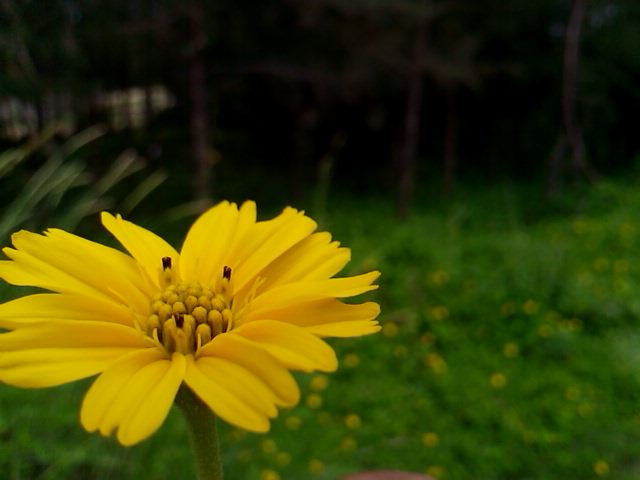
#> input picture adaptive_modules/mertens/ExposureFusion/image_set/jpeg/flower.jpeg, 640 x 480 px
$ python adaptive_fusion_final.py --under ../adaptive_modules/mertens/ExposureFusion/image_set/jpeg/flower.jpeg --normal ../adaptive_modules/mertens/ExposureFusion/image_set/jpeg/flower.jpeg --over ../adaptive_modules/mertens/ExposureFusion/image_set/jpeg/flower.jpeg --output out.png
#> lines starting #> are read from the running program, lines starting #| are printed output that depends on the picture
#!/usr/bin/env python3
"""
Adaptive Production HDR Exposure Fusion

Designed for:
    Underexposed + Normal + Overexposed bracket images

Main goals:
    - NORMAL exposure remains the brightness and color anchor
    - Underexposed image recovers highlights and windows
    - Overexposed image recovers shadow detail
    - No aggressive tone mapping
    - Preserve white balance
    - Preserve natural real-estate brightness
    - Avoid halos, gray appearance, and over-processing

Usage:
    python production/adaptive_fusion_final.py \
        --under input/under.jpg \
        --normal input/normal.jpg \
        --over input/over.jpg \
        --output output/final.jpg
"""

import os
import cv2
import argparse
import numpy as np


# ============================================================
# CONFIGURATION
# ============================================================

EPS = 1e-6

# The normal exposure is intentionally dominant.
BASE_NORMAL_WEIGHT = 0.72

# Maximum influence allowed from auxiliary exposures.
MAX_UNDER_WEIGHT = 0.55
MAX_OVER_WEIGHT = 0.45

# Blur sizes for smooth masks.
MASK_BLUR_SIGMA = 15
DETAIL_SIGMA = 2.0

# Highlight / shadow thresholds.
HIGHLIGHT_START = 0.68
SHADOW_START = 0.34

# Normal exposure brightness protection.
NORMAL_BRIGHTNESS_PROTECTION = 0.85

# Small local contrast enhancement.
LOCAL_CONTRAST_AMOUNT = 0.08


# ============================================================
# IMAGE LOADING
# ============================================================

def load_image(path):
    img = cv2.imread(path, cv2.IMREAD_COLOR)

    if img is None:
        raise FileNotFoundError(
            f"Could not load image:\n{path}"
        )

    img = cv2.cvtColor(img, cv2.COLOR_BGR2RGB)
    img = img.astype(np.float32) / 255.0

    return img


def save_image(path, img):
    os.makedirs(
        os.path.dirname(path) if os.path.dirname(path) else ".",
        exist_ok=True
    )

    img = np.clip(img, 0.0, 1.0)

    img8 = (img * 255.0 + 0.5).astype(np.uint8)
    img8 = cv2.cvtColor(img8, cv2.COLOR_RGB2BGR)

    cv2.imwrite(path, img8)


# ============================================================
# ALIGNMENT
# ============================================================

def align_to_reference(reference, image):
    """
    Align exposure image to the normal exposure using ECC.

    Falls back to original image if alignment fails.
    """

    ref_gray = cv2.cvtColor(
        (reference * 255).astype(np.uint8),
        cv2.COLOR_RGB2GRAY
    )

    img_gray = cv2.cvtColor(
        (image * 255).astype(np.uint8),
        cv2.COLOR_RGB2GRAY
    )

    ref_gray = ref_gray.astype(np.float32) / 255.0
    img_gray = img_gray.astype(np.float32) / 255.0

    warp_matrix = np.eye(3, 3, dtype=np.float32)

    try:
        criteria = (
            cv2.TERM_CRITERIA_EPS |
            cv2.TERM_CRITERIA_COUNT,
            100,
            1e-6
        )

        cv2.findTransformECC(
            ref_gray,
            img_gray,
            warp_matrix,
            cv2.MOTION_HOMOGRAPHY,
            criteria,
            None,
            5
        )

        h, w = reference.shape[:2]

        aligned = cv2.warpPerspective(
            image,
            warp_matrix,
            (w, h),
            flags=cv2.INTER_LINEAR +
                  cv2.WARP_INVERSE_MAP,
            borderMode=cv2.BORDER_REPLICATE
        )

        return aligned

    except cv2.error:
        print("Warning: alignment failed. Using original exposure.")
        return image


# ============================================================
# LUMINANCE
# ============================================================

def luminance(img):
    return (
        0.2126 * img[:, :, 0] +
        0.7152 * img[:, :, 1] +
        0.0722 * img[:, :, 2]
    )


# ============================================================
# SMOOTH MASK
# ============================================================

def smooth_mask(mask, sigma=15):
    mask = cv2.GaussianBlur(
        mask,
        (0, 0),
        sigmaX=sigma,
        sigmaY=sigma
    )

    return np.clip(mask, 0.0, 1.0)


# ============================================================
# EDGE AWARE MASK
# ============================================================

def edge_aware_smooth(mask, guide):

    guide8 = (
        np.clip(guide, 0, 1) * 255
    ).astype(np.uint8)

    mask8 = (
        np.clip(mask, 0, 1) * 255
    ).astype(np.uint8)

    try:
        filtered = cv2.bilateralFilter(
            mask8,
            d=9,
            sigmaColor=50,
            sigmaSpace=50
        )

        filtered = filtered.astype(np.float32) / 255.0

    except cv2.error:
        filtered = mask

    filtered = smooth_mask(
        filtered,
        MASK_BLUR_SIGMA
    )

    return np.clip(filtered, 0.0, 1.0)


# ============================================================
# HIGHLIGHT MASK
# ============================================================

def create_highlight_mask(normal_lum, under_lum):
    """
    Detect regions where normal exposure is too bright.

    The underexposed image contributes mainly here.
    """

    mask = (
        normal_lum - HIGHLIGHT_START
    ) / (
        1.0 - HIGHLIGHT_START + EPS
    )

    mask = np.clip(mask, 0.0, 1.0)

    # Stronger preference if underexposure contains useful detail.
    detail_gain = np.clip(
        (normal_lum - under_lum) * 3.0,
        0.0,
        1.0
    )

    mask = mask * (
        0.45 + 0.55 * detail_gain
    )

    return mask


# ============================================================
# SHADOW MASK
# ============================================================

def create_shadow_mask(normal_lum, over_lum):
    """
    Detect dark areas where the overexposed image
    contains useful shadow information.
    """

    mask = (
        SHADOW_START - normal_lum
    ) / (
        SHADOW_START + EPS
    )

    mask = np.clip(mask, 0.0, 1.0)

    # Only recover shadows where overexposure actually reveals detail.
    recovery = np.clip(
        (over_lum - normal_lum) * 3.0,
        0.0,
        1.0
    )

    mask = mask * (
        0.40 + 0.60 * recovery
    )

    return mask


# ============================================================
# NORMAL EXPOSURE PROTECTION
# ============================================================

def create_normal_protection(normal_lum):
    """
    Strongly protects the normal exposure
    in midtones and normal brightness regions.
    """

    distance = np.abs(
        normal_lum - 0.5
    )

    protection = 1.0 - distance * 1.5

    protection = np.clip(
        protection,
        0.35,
        1.0
    )

    return protection


# ============================================================
# MULTISCALE DETAIL EXTRACTION
# ============================================================

def detail_layer(img, sigma=2.0):

    low = cv2.GaussianBlur(
        img,
        (0, 0),
        sigmaX=sigma,
        sigmaY=sigma
    )

    detail = img - low

    return detail


# ============================================================
# ADAPTIVE EXPOSURE FUSION
# ============================================================

def adaptive_fusion(under, normal, over):

    print("\nCreating luminance maps...")

    lum_under = luminance(under)
    lum_normal = luminance(normal)
    lum_over = luminance(over)

    print("Creating highlight recovery mask...")

    highlight_mask = create_highlight_mask(
        lum_normal,
        lum_under
    )

    highlight_mask = edge_aware_smooth(
        highlight_mask,
        normal
    )

    print("Creating shadow recovery mask...")

    shadow_mask = create_shadow_mask(
        lum_normal,
        lum_over
    )

    shadow_mask = edge_aware_smooth(
        shadow_mask,
        normal
    )

    print("Creating normal exposure protection...")

    normal_protection = create_normal_protection(
        lum_normal
    )

    # --------------------------------------------------------
    # Adaptive weights
    # --------------------------------------------------------

    under_weight = (
        highlight_mask *
        MAX_UNDER_WEIGHT
    )

    over_weight = (
        shadow_mask *
        MAX_OVER_WEIGHT
    )

    # Strong normal anchor.
    normal_weight = (
        BASE_NORMAL_WEIGHT +
        normal_protection *
        NORMAL_BRIGHTNESS_PROTECTION
    )

    # Prevent auxiliary exposures from dominating.
    under_weight = np.minimum(
        under_weight,
        0.55
    )

    over_weight = np.minimum(
        over_weight,
        0.45
    )

    # Expand dimensions.
    uw = under_weight[:, :, None]
    nw = normal_weight[:, :, None]
    ow = over_weight[:, :, None]

    total = uw + nw + ow + EPS

    uw = uw / total
    nw = nw / total
    ow = ow / total

    print("Performing brightness-preserving fusion...")

    fused = (
        under * uw +
        normal * nw +
        over * ow
    )

    # --------------------------------------------------------
    # Preserve NORMAL exposure brightness
    # --------------------------------------------------------

    fused_lum = luminance(fused)

    # Only allow brightness correction in extreme regions.
    extreme_high = np.clip(
        (lum_normal - 0.72) / 0.28,
        0.0,
        1.0
    )

    extreme_shadow = np.clip(
        (0.25 - lum_normal) / 0.25,
        0.0,
        1.0
    )

    extreme_mask = np.maximum(
        extreme_high,
        extreme_shadow
    )

    # Midtones stay extremely close to normal image.
    preserve_strength = (
        1.0 - extreme_mask
    ) * 0.92

    preserve_strength = preserve_strength[:, :, None]

    fused = (
        fused * (1.0 - preserve_strength) +
        normal * preserve_strength
    )

    return np.clip(fused, 0.0, 1.0), highlight_mask, shadow_mask


# ============================================================
# LOCAL DETAIL RESTORATION
# ============================================================

def restore_detail(fused, normal):

    print("Restoring normal exposure detail...")

    normal_detail = detail_layer(
        normal,
        DETAIL_SIGMA
    )

    fused = (
        fused +
        normal_detail * 0.18
    )

    return np.clip(
        fused,
        0.0,
        1.0
    )


# ============================================================
# VERY SUBTLE LOCAL CONTRAST
# ============================================================

def subtle_local_contrast(img):

    print("Applying subtle local contrast...")

    lab = cv2.cvtColor(
        img,
        cv2.COLOR_RGB2LAB
    )

    L = lab[:, :, 0]

    base = cv2.GaussianBlur(
        L,
        (0, 0),
        sigmaX=25,
        sigmaY=25
    )

    detail = L - base

    L = L + (
        detail *
        LOCAL_CONTRAST_AMOUNT
    )

    lab[:, :, 0] = np.clip(
        L,
        0,
        100
    )

    result = cv2.cvtColor(
        lab,
        cv2.COLOR_LAB2RGB
    )

    return np.clip(
        result,
        0.0,
        1.0
    )


# ============================================================
# COLOR / WHITE BALANCE PROTECTION
# ============================================================

def preserve_normal_color(fused, normal):

    print("Protecting original white balance and colors...")

    fused_lab = cv2.cvtColor(
        fused,
        cv2.COLOR_RGB2LAB
    )

    normal_lab = cv2.cvtColor(
        normal,
        cv2.COLOR_RGB2LAB
    )

    # Keep chroma extremely close to the normal exposure.
    fused_lab[:, :, 1] = (
        fused_lab[:, :, 1] * 0.25 +
        normal_lab[:, :, 1] * 0.75
    )

    fused_lab[:, :, 2] = (
        fused_lab[:, :, 2] * 0.25 +
        normal_lab[:, :, 2] * 0.75
    )

    result = cv2.cvtColor(
        fused_lab,
        cv2.COLOR_LAB2RGB
    )

    return np.clip(
        result,
        0.0,
        1.0
    )


# ============================================================
# FINAL TONE SAFETY
# ============================================================

def final_tone_safety(fused, normal):

    print("Applying final brightness safety...")

    fused_lum = luminance(fused)
    normal_lum = luminance(normal)

    ratio = normal_lum / (
        fused_lum + EPS
    )

    # Only small correction.
    ratio = np.clip(
        ratio,
        0.92,
        1.08
    )

    ratio = ratio[:, :, None]

    corrected = fused * ratio

    # Blend slightly with normal to guarantee natural output.
    corrected = (
        corrected * 0.90 +
        normal * 0.10
    )

    return np.clip(
        corrected,
        0.0,
        1.0
    )


# ============================================================
# MAIN PIPELINE
# ============================================================

def process(under_path, normal_path, over_path, output_path):

#> called with output_path = 'out.png'
    print("\n==============================================")
    print(" ADAPTIVE PRODUCTION HDR FUSION")
    print("==============================================")

    print("\nLoading images...")

    under = load_image(under_path)
#> in load_image, img is the input picture: shape (480, 640, 3); mean B, G, R 5.4, 64.9, 61.7
    normal = load_image(normal_path)
    over = load_image(over_path)

    print(
        f"Normal image size: "
        f"{normal.shape[1]} x {normal.shape[0]}"
    )
#| Normal image size: 640 x 480

    # --------------------------------------------------------
    # Resize exposures if required
    # --------------------------------------------------------

    h, w = normal.shape[:2]
#> h = 480; w = 640

    if under.shape[:2] != (h, w):
        print("Resizing underexposed image...")
        under = cv2.resize(
            under,
            (w, h),
            interpolation=cv2.INTER_LINEAR
        )

    if over.shape[:2] != (h, w):
        print("Resizing overexposed image...")
        over = cv2.resize(
            over,
            (w, h),
            interpolation=cv2.INTER_LINEAR
        )

    # --------------------------------------------------------
    # Alignment
    # --------------------------------------------------------

    print("\nAligning exposures to normal exposure...")

    under = align_to_reference(
        normal,
        under
    )

    over = align_to_reference(
        normal,
        over
    )

    # --------------------------------------------------------
    # Adaptive fusion
    # --------------------------------------------------------

    fused, highlight_mask, shadow_mask = adaptive_fusion(
        under,
        normal,
        over
    )
#> in create_highlight_mask, `detail_gain = np.clip( (normal_lum - under_lum) * 3.0, 0.0, 1.0 )`: detail_gain: shape (480, 640) float32; every value is 0
#> in adaptive_fusion, `total = uw + nw + ow + EPS`:
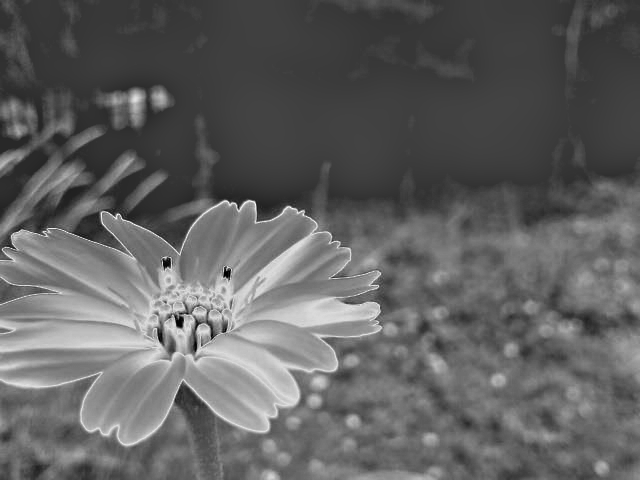
#> total: shape (480, 640, 1) float32; min 1.02, max 1.66, mean 1.27; drawn with min black and max white
#> in adaptive_fusion, `nw = nw / total`:
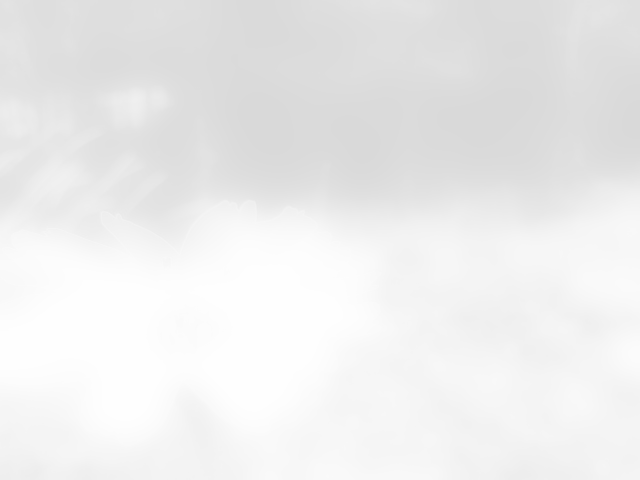
#> nw: shape (480, 640, 1) float32; min 0.852, max 1, mean 0.929
#> in adaptive_fusion, `extreme_high = np.clip( (lum_normal - 0.72) / 0.28, 0.0, 1.0 )`:
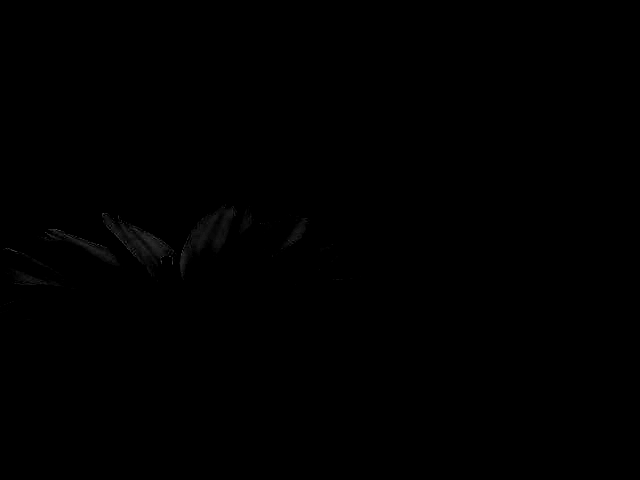
#> extreme_high: shape (480, 640) float32; min 0, max 0.3, mean 0.00108
#> in adaptive_fusion, `extreme_shadow = np.clip( (0.25 - lum_normal) / 0.25, 0.0, 1.0 )`:
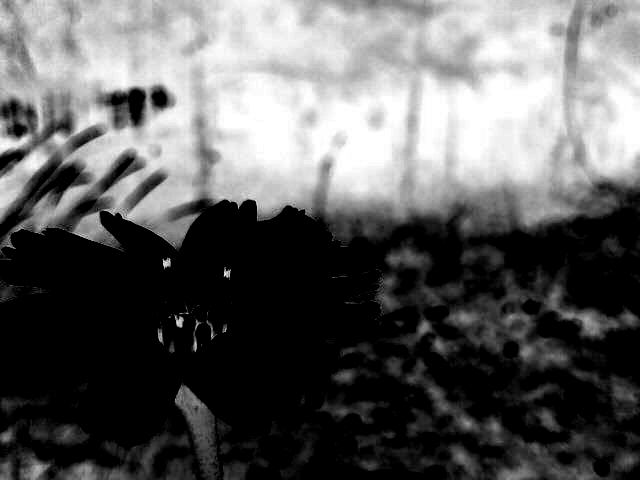
#> extreme_shadow: shape (480, 640) float32; min 0, max 1, mean 0.373
#> in adaptive_fusion, `preserve_strength = ( 1.0 - extreme_mask ) * 0.92`:
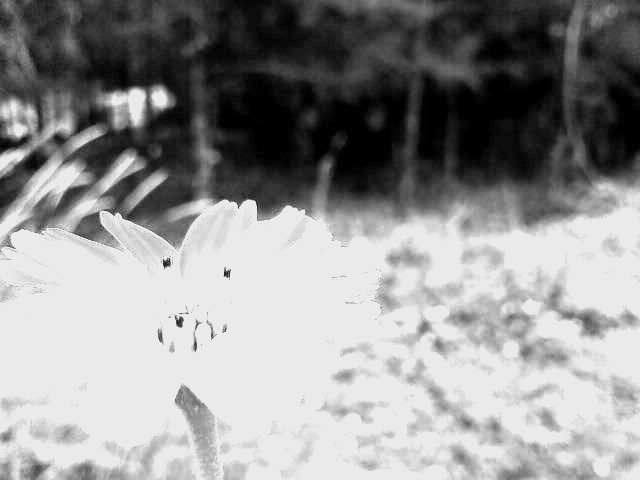
#> preserve_strength: shape (480, 640) float32; min 0, max 0.92, mean 0.576

    # --------------------------------------------------------
    # Restore detail
    # --------------------------------------------------------

    fused = restore_detail(
        fused,
        normal
    )
#> in detail_layer, `detail = img - low`:
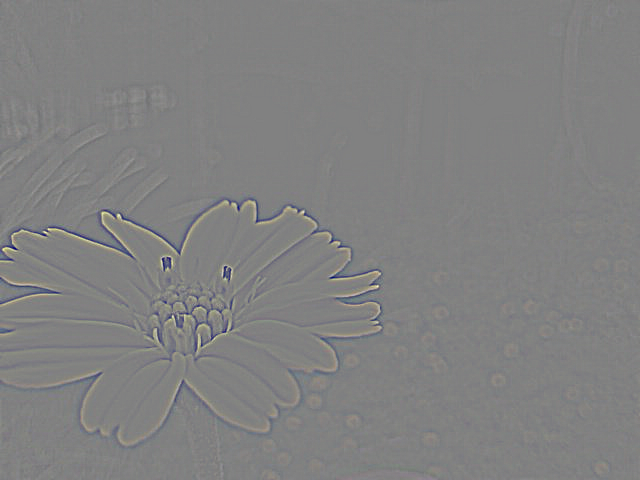
#> detail: shape (480, 640, 3) float32; mean R, G, B 3.11e-07, -5.19e-07, 4.21e-06; drawn with min black and max white
#> in restore_detail, `return np.clip( fused, 0.0, 1.0 )`:
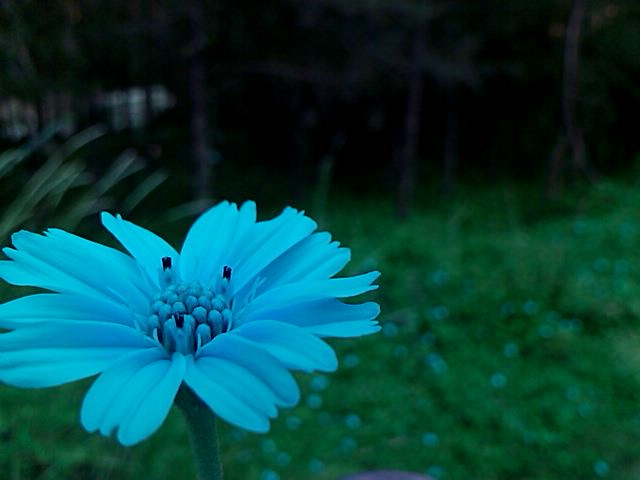
#> returned value: shape (480, 640, 3) float32; mean of channels 0, 1, 2 0.242, 0.254, 0.0215; drawn as B, G, R

    # --------------------------------------------------------
    # Preserve original colors
    # --------------------------------------------------------

    fused = preserve_normal_color(
        fused,
        normal
    )
#> in preserve_normal_color, `fused_lab = cv2.cvtColor( fused, cv2.COLOR_RGB2LAB )`: fused_lab: shape (480, 640, 3) float32; mean of channels 0, 1, 2 25.5, -8.2, 27.8
#> in preserve_normal_color, `normal_lab = cv2.cvtColor( normal, cv2.COLOR_RGB2LAB )`: normal_lab: shape (480, 640, 3) float32; mean of channels 0, 1, 2 25.5, -8.2, 27.8
#> in preserve_normal_color, `fused_lab[:, :, 1] = ( fused_lab[:, :, 1] * 0.25 + normal_lab[:, :, 1]..`: fused_lab: shape (480, 640, 3) float32; mean of channels 0, 1, 2 25.5, -8.2, 27.8
#> in preserve_normal_color, `fused_lab[:, :, 2] = ( fused_lab[:, :, 2] * 0.25 + normal_lab[:, :, 2]..`: fused_lab: shape (480, 640, 3) float32; mean of channels 0, 1, 2 25.5, -8.2, 27.8

    # --------------------------------------------------------
    # Very subtle local contrast
    # --------------------------------------------------------

    fused = subtle_local_contrast(
        fused
    )
#> in subtle_local_contrast, `lab = cv2.cvtColor( img, cv2.COLOR_RGB2LAB )`: lab: shape (480, 640, 3) float32; mean of channels 0, 1, 2 25.4, -8.2, 27.7

    # --------------------------------------------------------
    # Final brightness protection
    # --------------------------------------------------------

    fused = final_tone_safety(
        fused,
        normal
    )

    # --------------------------------------------------------
    # Save
    # --------------------------------------------------------

    print("\nSaving final image...")

    save_image(
        output_path,
        fused
    )

    # Optional diagnostic masks.
    base_dir = os.path.dirname(output_path)
    base_name = os.path.splitext(
        os.path.basename(output_path)
    )[0]

    highlight_path = os.path.join(
        base_dir,
        base_name + "_highlight_mask.png"
    )

    shadow_path = os.path.join(
        base_dir,
        base_name + "_shadow_mask.png"
    )

    cv2.imwrite(
        highlight_path,
        (
            np.clip(highlight_mask, 0, 1) *
            255
        ).astype(np.uint8)
    )

    cv2.imwrite(
        shadow_path,
        (
            np.clip(shadow_mask, 0, 1) *
            255
        ).astype(np.uint8)
    )

    print("\n==============================================")
    print(" FUSION COMPLETE")
    print("==============================================")

    print(f"\nFinal output:")
    print(f"  {output_path}")

    print("\nHighlight mask:")
    print(f"  {highlight_path}")

    print("\nShadow mask:")
    print(f"  {shadow_path}")

    print("\nPipeline:")
    print("  Under  -> highlight/window recovery")
    print("  Normal -> brightness + color anchor")
    print("  Over   -> controlled shadow recovery")

    print("\nNormal exposure remains dominant.")
    print("White balance and natural brightness are protected.")


# ============================================================
# COMMAND LINE
# ============================================================

if __name__ == "__main__":

    parser = argparse.ArgumentParser(
        description=
        "Production Adaptive HDR Exposure Fusion"
    )

    parser.add_argument(
        "--under",
        required=True,
        help="Path to underexposed image"
    )

    parser.add_argument(
        "--normal",
        required=True,
        help="Path to normal exposure image"
    )

    parser.add_argument(
        "--over",
        required=True,
        help="Path to overexposed image"
    )

    parser.add_argument(
        "--output",
        required=True,
        help="Path for final output"
    )

    args = parser.parse_args()

    process(
        args.under,
        args.normal,
        args.over,
        args.output
    )
